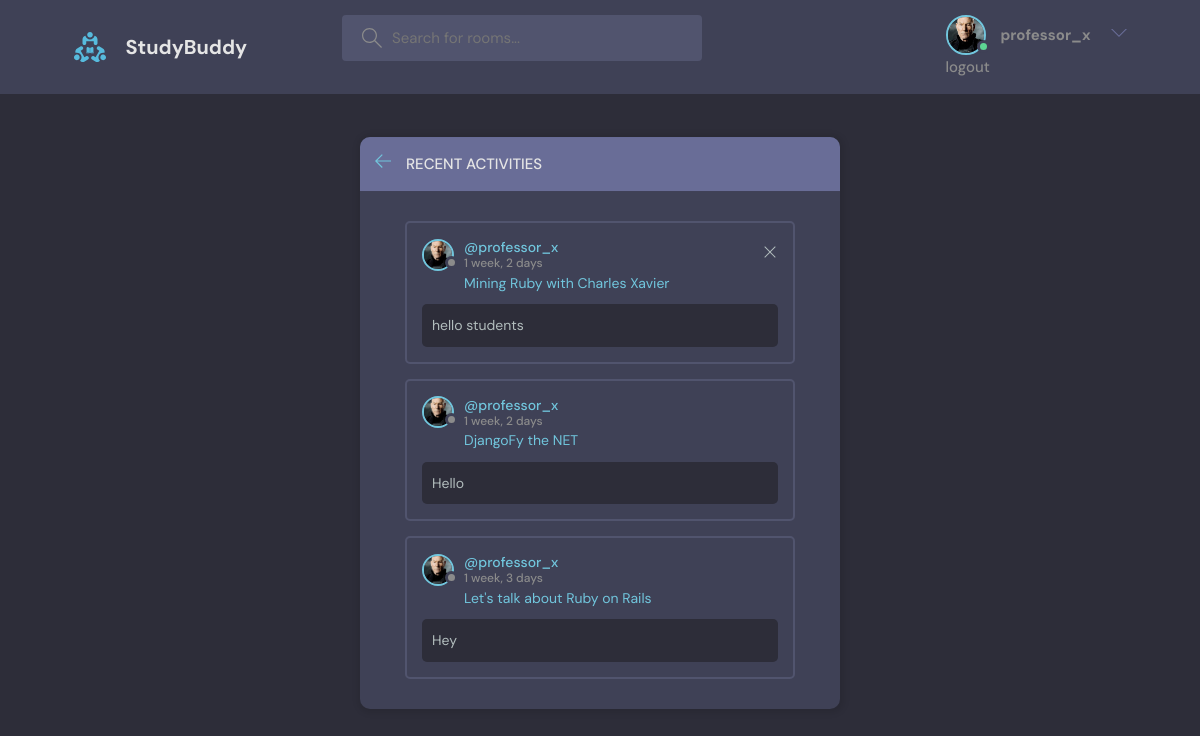
Screenshot of /activity/ (signed in) with the database file from the repository.
### base/models.py (models this page shows, shortened)
class User(AbstractUser):
    name = models.CharField(db_index=True, unique=True, max_length=255,null=True)
    email=models.EmailField(unique=True,null=True)
    bio=models.TextField(null=True)
    avatar=models.ImageField(null=True,default="avatar.svg")
    USERNAME_FIELD ='email'
    REQUIRED_FIELDS = ['username']

class Message(models.Model):
    user=models.ForeignKey(User,on_delete=models.CASCADE)
    room=models.ForeignKey(Room,on_delete=models.CASCADE)
    body=models.TextField()
    updated=models.DateTimeField(auto_now=True)
    created=models.DateTimeField(auto_now_add=True)
    class Meta:
        ordering = ['-updated','-created']  # '-' puts the new data field before all the prefilled data

class Room(models.Model):
    host = models.ForeignKey(User,on_delete=models.SET_NULL,null=True)
    topic=models.ForeignKey(Topic,on_delete=models.SET_NULL,null=True) #if topic was placed below Room then we must put Topic under Singles Commas i.e 'Topic',on_delete=models.CASCADE
    name=models.CharField(max_length=200)
    description=models.TextField(null=True,blank=True);
    participants=models.ManyToManyField(User,related_name='participants',blank=True)
    likes=models.ManyToManyField(User,related_name='likes',blank=True)
    updated =models.DateTimeField(auto_now=True)   #automatic
    created =models.DateTimeField(auto_now_add=True)  #it will only save a value once i.e the time it is created
    class Meta:
        ordering = ['-updated','-created']  # '-' puts the new data field before all the prefilled data
    def __str__(self):
        return self.name

### base/views.py (the view)
# urls.py: path('activity/',views.activityPage,name="activity"),
def activityPage(request):
    room_messages=Message.objects.all()
    return render(request,'base/activity.html',{'room_messages': room_messages})

### base/templates/base/activity.html
{% extends 'main.html' %}
{% block content%}
    <main class="layout">
      <div class="container">
        <div class="layout__box">
          <div class="layout__boxHeader">
            <div class="layout__boxTitle">
              <a href="{% url 'home' %}">
                <svg version="1.1" xmlns="http://www.w3.org/2000/svg" width="32" height="32" viewBox="0 0 32 32">
                  <title>arrow-left</title>
                  <path
                    d="M13.723 2.286l-13.723 13.714 13.719 13.714 1.616-1.611-10.96-10.96h27.625v-2.286h-27.625l10.965-10.965-1.616-1.607z"
                  ></path>
                </svg>
              </a>
              <h3>Recent Activities</h3>
            </div>
          </div>
          <div class="activities-page layout__body">
            {% for message in room_messages %}
            <div class="activities__box">
              <div class="activities__boxHeader roomListRoom__header">
                <a href="{% url 'user-profile' message.user.id%}" class="roomListRoom__author">
                  <div class="avatar avatar--small">
                    <img src={{request.user.avatar.url}} />
                  </div>
                  <p>
                    @{{user.username}}
                    <span>{{message.created|timesince}}</span>
                  </p>
                </a>
                {% if request.user == message.user %}
                <div class="roomListRoom__actions">
                  <a href="{% url 'delete-message' message.id%}">
                    <svg version="1.1" xmlns="http://www.w3.org/2000/svg" width="32" height="32" viewBox="0 0 32 32">
                      <title>remove</title>
                      <path
                        d="M27.314 6.019l-1.333-1.333-9.98 9.981-9.981-9.981-1.333 1.333 9.981 9.981-9.981 9.98 1.333 1.333 9.981-9.98 9.98 9.98 1.333-1.333-9.98-9.98 9.98-9.981z">
                      </path>
                    </svg>
                  </a>
                </div>
                {% endif %}
              </div>
              <div class="activities__boxContent">
                <p><a href="{% url 'room' message.room.id %}">{{message.room}}</a></p>
                <div class="activities__boxRoomContent">
                  {{message.body}}
                </div>
              </div>
            </div>
            {% endfor %}
          </div>
        </div>
      </div>
    </main>
{% endblock content %}

### templates/navbar.html (shortened to what this page needs)
{%load static %}
<!DOCTYPE html>
<html lang="en">
<head>
</head>
<body>
  <header class="header header--loggedIn">
    <div class="container">
      <a href="{% url 'home' %}" class="header__logo">
        <img src="{% static 'images/logo.svg' %}" />
        <h1>StudyBuddy</h1>
      </a>
      <form class="header__search" method="GET" action="{% url 'home' %}">
        <label>
          <input name="q" placeholder="Search for rooms..." />
        </label>
      </form>
      <nav class="header__menu">
        {% if request.user.is_authenticated %}
        <div class="header__user">
          <a href="{% url 'user-profile' request.user.id %}">
            <div class="avatar avatar--medium active">
              <img src="{{request.user.avatar.url}}" />
            </div>
            <h1> {{request.user.username}}</h1>
          </a>
          <button class="dropdown-button">
            <svg version="1.1" xmlns="http://www.w3.org/2000/svg" width="32" height="32" viewBox="0 0 32 32">
              <title>chevron-down</title>
              <path d="M16 21l-13-13h-3l16 16 16-16h-3l-13 13z"></path>
            </svg>
          </button>
        </div>
        <a href="{% url 'logout' %}">logout</a>
       {% else %}
       <div>
       <a href="{% url 'login' %}">login
        <img src="{% static 'images/avatar.svg' %}" />
        </a>
      </div>
        {% endif %}
      </nav>
    </div>
  </header>
</html>

### rows the page displays
User: user.avatar (picture), user.username "professor_x", username "professor_x"
Message: user.avatar (picture), created "1 week, 2 days", room "Mining Ruby with Charles Xavier", body "hello students"
Message: user.avatar (picture), created "1 week, 2 days", room "DjangoFy the NET", body "Hello"
Message: user.avatar (picture), created "1 week, 3 days", room "Let's talk about Ruby on Rails", body "Hey"
